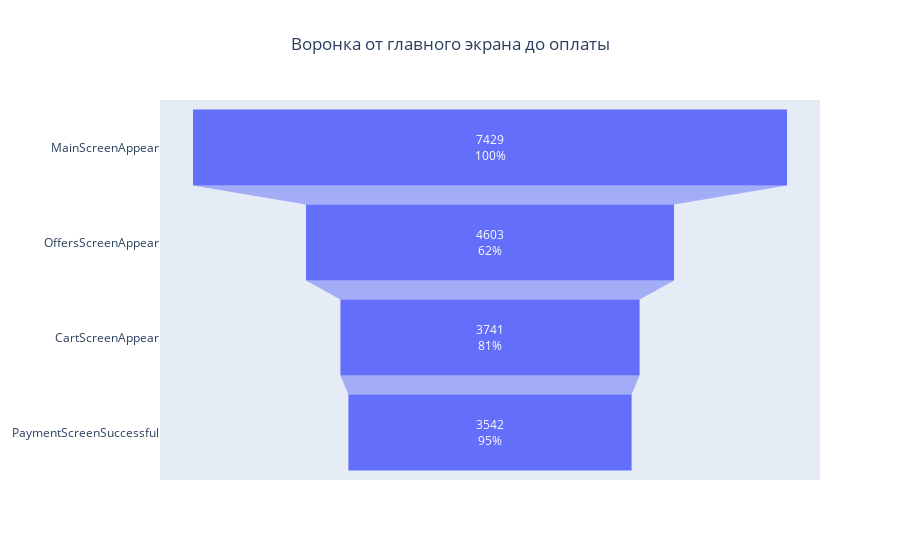

Source (notebook cell):
### Markdown cell above
Больше всего пользователей мы теряем на 2ой воронке (переходе с главного экрана на экран предложений) переходят 62%

А доля дошедших от главного экрана до оплаты составляет ~48%

### Code cell
fig = go.Figure(go.Funnel(y = actual_data_funnel['event'],
                          x = actual_data_funnel['uniq_users'],
                          
                          textposition = 'inside',
                          textinfo = 'value + percent previous'))
fig.update_layout(title='Воронка от главного экрана до оплаты', title_x = 0.5)
fig.show()

### Figure 1 — Plotly figure (JSON) as saved in the notebook; plotly's stock layout.template omitted (floating-point values rounded to 4 significant figures)
{"data": [{"textinfo": "value+percent previous", "textposition": "inside", "type": "funnel", "x": [7429, 4603, 3741, 3542], "y": ["MainScreenAppear", "OffersScreenAppear", "CartScreenAppear", "PaymentScreenSuccessful"]}], "layout": {"title": {"text": "Воронка от главного экрана до оплаты", "x": 0.5}}}
